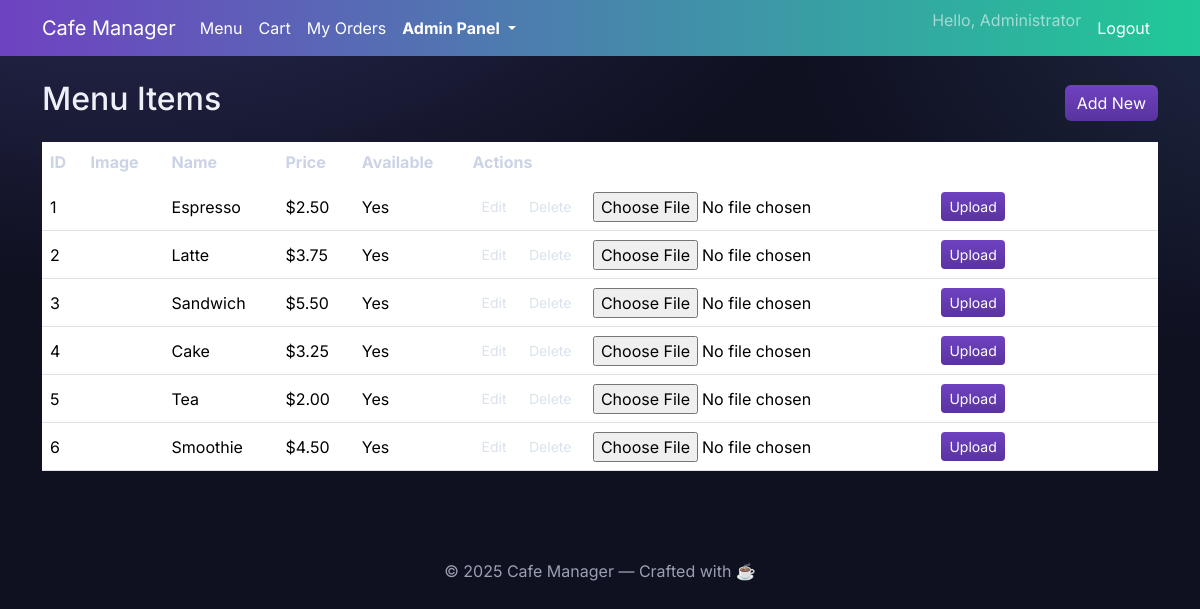
The app's page /admin/menu.php (signed in) with its own data.
### tables this page shows
CREATE TABLE menu_items (
	id INT AUTO_INCREMENT PRIMARY KEY,
	name VARCHAR(150) NOT NULL,
	description TEXT NOT NULL,
	price DECIMAL(8,2) NOT NULL,
	image VARCHAR(255) NULL,
	available TINYINT(1) NOT NULL DEFAULT 1,
	created_at DATETIME NOT NULL
);

### inc/helpers.php (called while the page is built, shortened)
<?php
function e($value): string {
	return htmlspecialchars((string)$value, ENT_QUOTES, 'UTF-8');
}
function price_format(float $amount): string {
	return number_format($amount, 2, '.', '');
}

### admin/menu.php (the view, shortened to what this page needs)
<?php
require_once __DIR__ . '/../inc/helpers.php';
try {
	$pdo = get_pdo();
	$stmt = $pdo->query('SELECT id, name, price, available, image FROM menu_items ORDER BY created_at DESC');
	$items = $stmt->fetchAll();
} catch (PDOException $e) {
	$items = [];
	$error_message = "Unable to load menu items.";
}
include __DIR__ . '/../inc/header.php';
?>
<div class="d-flex justify-content-between align-items-center mb-3">
	<h2>Menu Items</h2>
	<a class="btn btn-primary" href="<?php echo e(BASE_URL); ?>/admin/menu_edit.php">Add New</a>
</div>
<div class="table-responsive">
	<table class="table align-middle">
		<thead>
			<tr>
				<th>ID</th>
				<th>Image</th>
				<th>Name</th>
				<th>Price</th>
				<th>Available</th>
				<th>Actions</th>
			</tr>
		</thead>
		<tbody>
			<?php if (empty($items)): ?>
				<tr><td colspan="6" class="text-center text-muted">No menu items found.</td></tr>
			<?php else: ?>
			<?php foreach ($items as $it): ?>
				<tr>
					<td><?php echo e((int)$it['id']); ?></td>
					<td>
					</td>
					<td><?php echo e($it['name']); ?></td>
					<td>$<?php echo e(price_format((float)$it['price'])); ?></td>
					<td><?php echo e($it['available'] ? 'Yes' : 'No'); ?></td>
					<td>
						<a class="btn btn-sm btn-outline-secondary" href="<?php echo e(BASE_URL); ?>/admin/menu_edit.php?id=<?php echo e((int)$it['id']); ?>">Edit</a>
						<form method="post" class="d-inline" onsubmit="return confirm('Delete this item?');">
							<button class="btn btn-sm btn-outline-danger">Delete</button>
						</form>
						<form method="post" enctype="multipart/form-data" class="d-inline ms-2">
							<input type="file" name="image" accept="image/jpeg,image/png,image/gif,image/webp" style="display:inline-block;vertical-align:middle">
							<button class="btn btn-sm btn-primary">Upload</button>
						</form>
					</td>
				</tr>
			<?php endforeach; ?>
			<?php endif; ?>
		</tbody>
	</table>
</div>
<?php include __DIR__ . '/../inc/footer.php'; ?>

### assets/style.css (style rules this page uses)
:root { --cm-primary:#6f42c1; --cm-primary-dark:#59339d; --cm-accent:#20c997; --cm-bg:#0f1020; --cm-surface:#171833; --cm-muted:#9aa0b4; --cm-border:rgba(255,255,255,.08); }
html,body { height:100%; }
body { background: radial-gradient(1200px 600px at 10% -10%, #2a2b55 0%, transparent 60%), radial-gradient(900px 600px at 110% 0%, #1f2945 0%, transparent 60%), var(--cm-bg); color:#edf0f6; }
.btn-primary { background: linear-gradient(180deg, var(--cm-primary), var(--cm-primary-dark)); border: 0; }
.btn-outline-secondary, .btn-outline-danger, .btn-outline-primary { border-color: var(--cm-border); color:#dbe1ed; }
.table { color:#e9ecf5; }
.table thead th { color:#cbd3e5; border-bottom:1px solid var(--cm-border); }
.table td { border-top:1px solid var(--cm-border); }

### inc/header.php (style rules this page uses)
body { font-family:'Inter',system-ui,-apple-system,Segoe UI,Roboto,'Helvetica Neue',Arial,'Noto Sans', 'Apple Color Emoji','Segoe UI Emoji','Segoe UI Symbol'; }

### records on screen
menu_items: id "1", name "Espresso", price "2.50", available "Yes"
menu_items: id "2", name "Latte", price "3.75", available "Yes"
menu_items: id "3", name "Sandwich", price "5.50", available "Yes"
menu_items: id "4", name "Cake", price "3.25", available "Yes"
menu_items: id "5", name "Tea", price "2.00", available "Yes"
menu_items: id "6", name "Smoothie", price "4.50", available "Yes"

### other values on screen
APP_NAME "Cafe Manager"
$_SESSION['user_name'] "Administrator"
